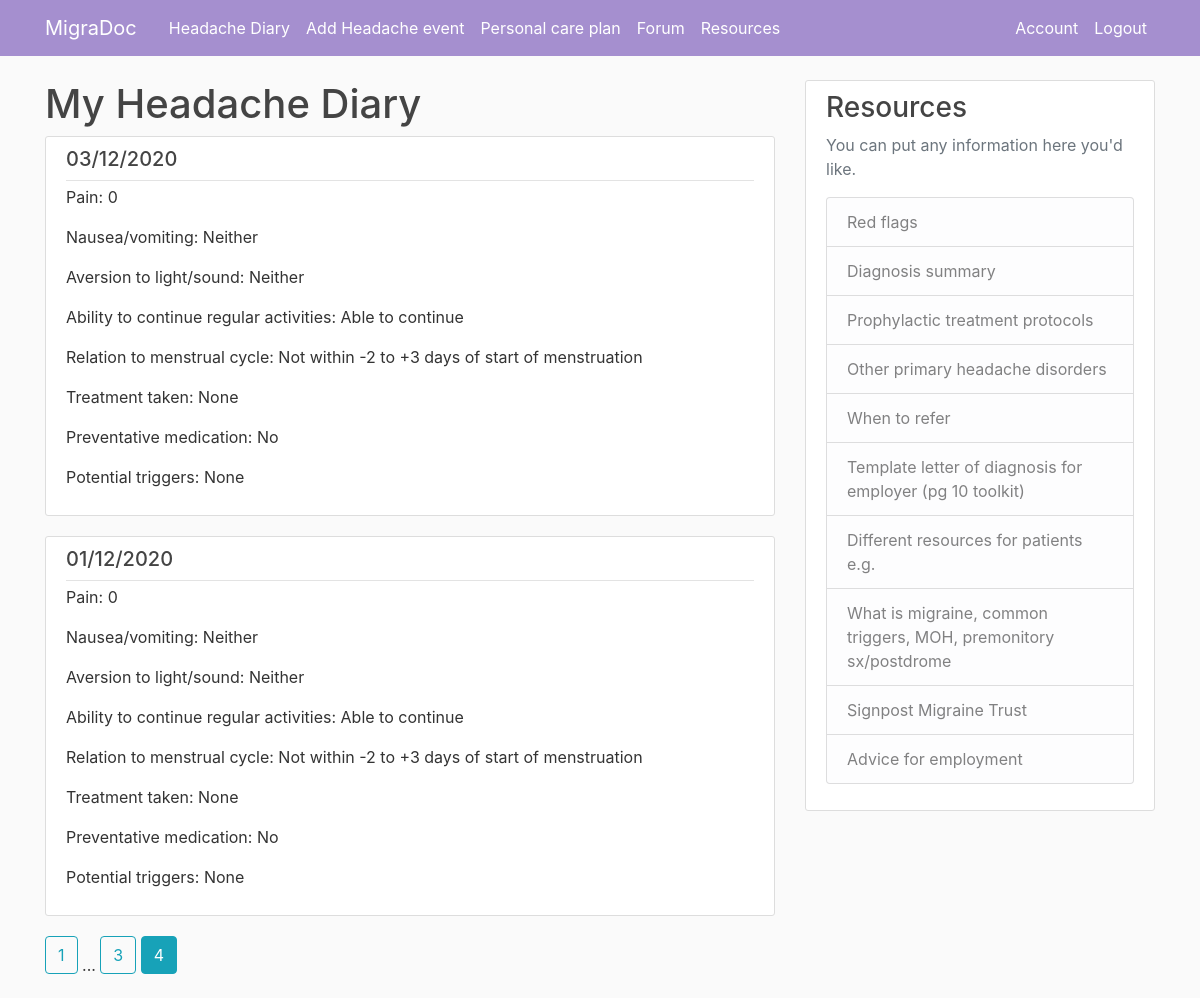
Page /headachediary?page=4 (signed in) on the committed database.
### md_app/models.py (models this page shows, shortened)
class HeadacheEvent(db.Model):
    id = db.Column(db.Integer, primary_key=True)
    date = db.Column(db.DateTime, nullable=False, default=date.today)
    pain = db.Column(db.Integer, nullable=False)
    nv = db.Column(db.String, nullable=False)
    phonophoto = db.Column(db.String, nullable=False)
    adls = db.Column(db.String, nullable=False, default="Able to continue with activities")
    period = db.Column(db.String, nullable=True, default="Not within -2 to +3 days of start of period")
    acutetx = db.Column(db.String, nullable=False)
    prophylactic = db.Column(db.String, nullable=False, default=0)
    prophylacticDose = db.Column(db.Integer, nullable=True)
    triggers = db.Column(db.Integer, nullable=False)
    user_id = db.Column(db.Integer, db.ForeignKey('user.id'), nullable=False)

### md_app/events/routes.py (the view)
@events.route("/headachediary", methods=['GET', 'POST'])
@login_required
def headache_diary():
    page = request.args.get('page', 1, type=int)
    events = HeadacheEvent.query.filter_by(user_id=current_user.id).order_by(HeadacheEvent.date.desc()).paginate(page=page, per_page=4)
    return render_template('headachediary.html', events=events)

### md_app/models.py (called while the page is built)
@login_manager.user_loader
def load_user(user_id):
    return User.query.get(int(user_id))

### md_app/templates/headachediary.html
{% extends "layout.html" %}
{% block content %}
<h1>My Headache Diary</h1>
    {% for event in events.items %}
        <article class="media content-section">
              <div class="media-body">
                    <div class="article-metadata">
                          <h5><a class="article-title" href="{{ url_for('events.event', event_id=event.id) }}">{{ event.date.strftime('%d/%m/%Y') }}</a></h5>
                    </div>
              <p class="article-content"> Pain: {{ event.pain }}</p>
              <p class="article-content"> Nausea/vomiting: {{ event.nv }}</p>
              <p class="article-content"> Aversion to light/sound: {{ event.phonophoto }}</p>
              <p class="article-content"> Ability to continue regular activities: {{ event.adls }}</p>
              <p class="article-content"> Relation to menstrual cycle: {{ event.period }}</p>
              <p class="article-content"> Treatment taken: {{ event.acutetx }}</p>
              <p class="article-content"> Preventative medication: {{ event.prophylactic }}</p>
              <p class="article-content"> Potential triggers: {{ event.triggers }}</p>
              </div>
        </article>
    {% endfor %}
    {% for page_num in events.iter_pages(left_edge=1, right_edge=1, left_current=1, right_current=2) %}
        {% if page_num %}
            {% if events.page == page_num %}
                <a class="btn btn-info mb-4" href="{{ url_for('events.headache_diary', page=page_num) }}">{{ page_num }}</a>
            {% else %}
                <a class="btn btn-outline-info mb-4" href="{{ url_for('events.headache_diary', page=page_num) }}">{{ page_num }}</a>
            {% endif %}
        {% else %}
        ...
        {% endif %}
    {% endfor %}
{% endblock content %}

### md_app/templates/layout.html (style rules this page uses)
body { background: #fafafa; color: #333333; margin-top: 5rem; }
h1, h2, h3, h4, h5, h6 { color: #444444; }
.content-section { background: #ffffff; padding: 10px 20px; border: 1px solid #dddddd; border-radius: 3px; margin-bottom: 20px; }
.article-title { color: #444444; }
.article-content { white-space: pre-line; }
.article-metadata { padding-bottom: 1px; margin-bottom: 4px; border-bottom: 1px solid #e3e3e3 }

### rows in the picture
HeadacheEvent: date "03/12/2020", pain "0", nv "Neither", phonophoto "Neither", adls "Able to continue", period "Not within -2 to +3 days of start of menstruation", acutetx "None", prophylactic "No", triggers "None"
HeadacheEvent: date "01/12/2020", pain "0", nv "Neither", phonophoto "Neither", adls "Able to continue", period "Not within -2 to +3 days of start of menstruation", acutetx "None", prophylactic "No", triggers "None"

### other values in the picture
{{ page_num }} "1" "3"
{{ page_num }} "4"
